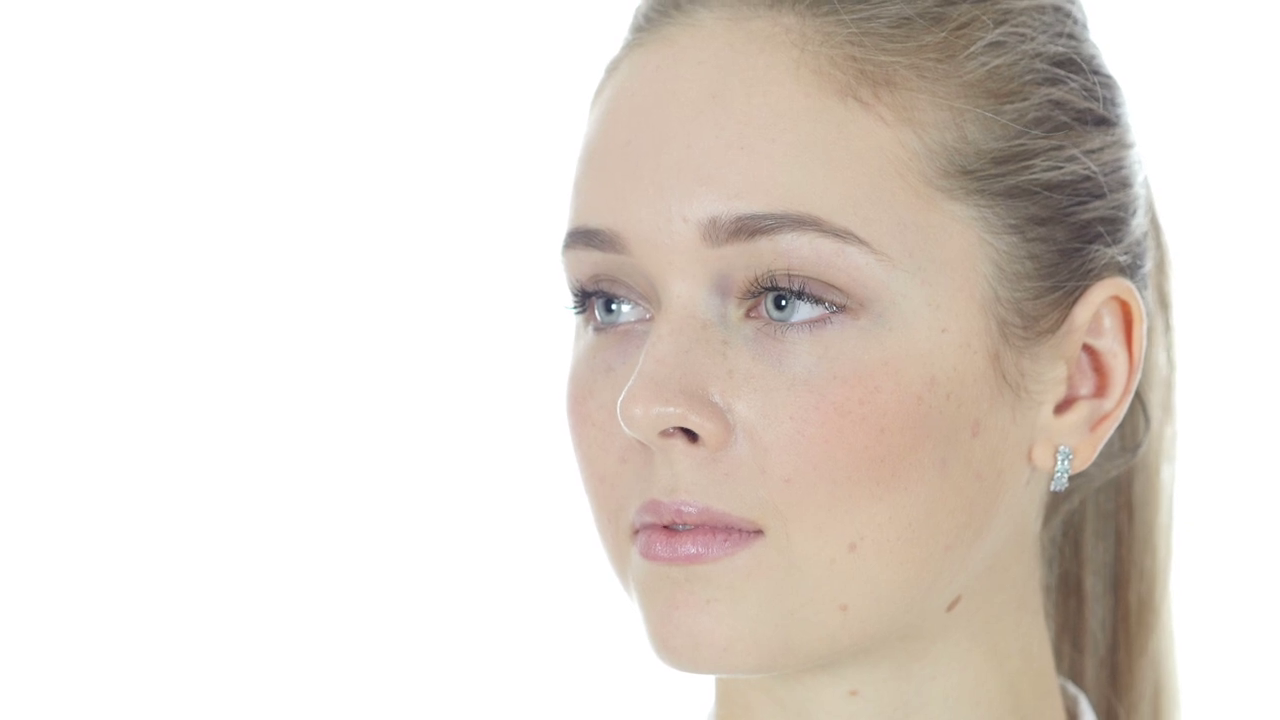
#> input picture frame 21 of face1.mp4, 1280 x 720 px, given in place of face2.mp4, which was not available
$ python 'face detection.py'
#> lines starting #> are read from the running program, lines starting #| are printed output that depends on the picture; after the words box and inside, x2 and y2 are one past the last pixel; in counts of white or black regions, pixels touching at a corner belong together; pictures that were not available may be replaced by others from this repository, and a replacement may not be noted
import pathlib
import cv2

cascade_path = cv2.data.haarcascades + "haarcascade_frontalface_default.xml"
clf = cv2.CascadeClassifier(str(cascade_path))

#camera = cv2.VideoCapture(0)
camera = cv2.VideoCapture(r"C:\Users\HP\OneDrive\Bureau\votre-projet\face2.mp4")

while True:
    ret, frame = camera.read()
#> frame is the input picture: shape (720, 1280, 3); mean B, G, R 210.6, 217.6, 225.8
    if not ret:
        break
    gray = cv2.cvtColor(frame, cv2.COLOR_BGR2GRAY)
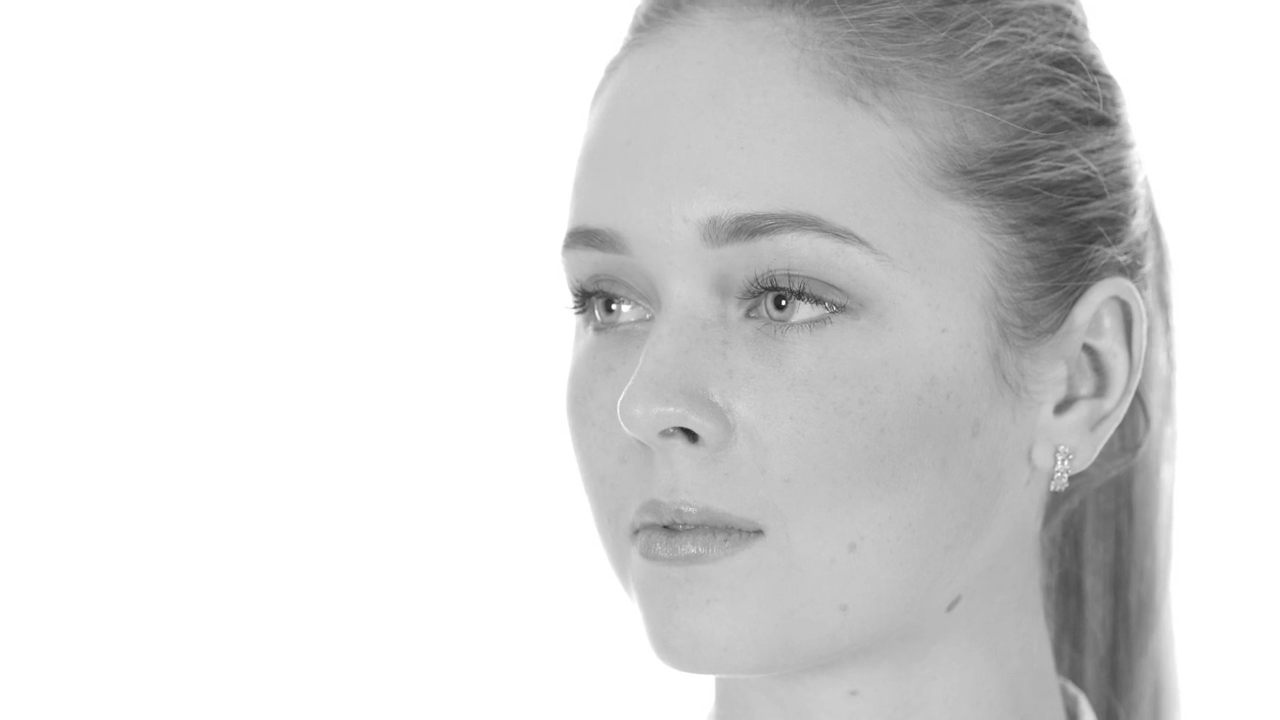
#> gray: shape (720, 1280); min 32, max 255, mean 219.2
    faces = clf.detectMultiScale(
        gray,
        scaleFactor=1.1,
        minNeighbors=5,
        minSize=(30, 30),
        flags=cv2.CASCADE_SCALE_IMAGE
    )
#> faces = [[431, 81, 535, 535]]
    for (x, y, width, height) in faces:
        cv2.rectangle(frame, (x, y), (x + width, y + height), (0, 0, 255), 2)
#> this loop made 1 pass
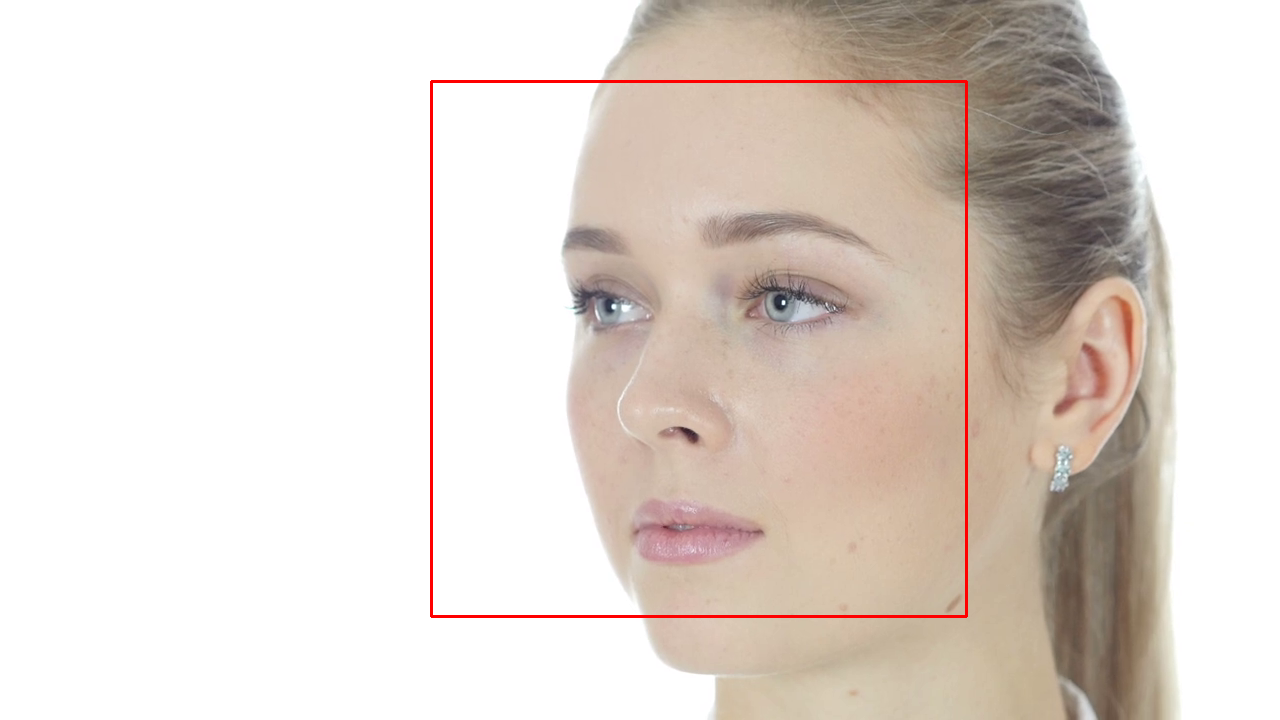
#> frame: shape (720, 1280, 3); 0.7% of pixels changed, all inside (x1, y1, x2, y2) = (430, 80, 968, 618)

    cv2.imshow("Frame", frame)
    if cv2.waitKey(1) & 0xFF == ord('q'):
#> (key q is pressed here)
        break

camera.release()
cv2.destroyAllWindows()

$ run again, starting later in the video
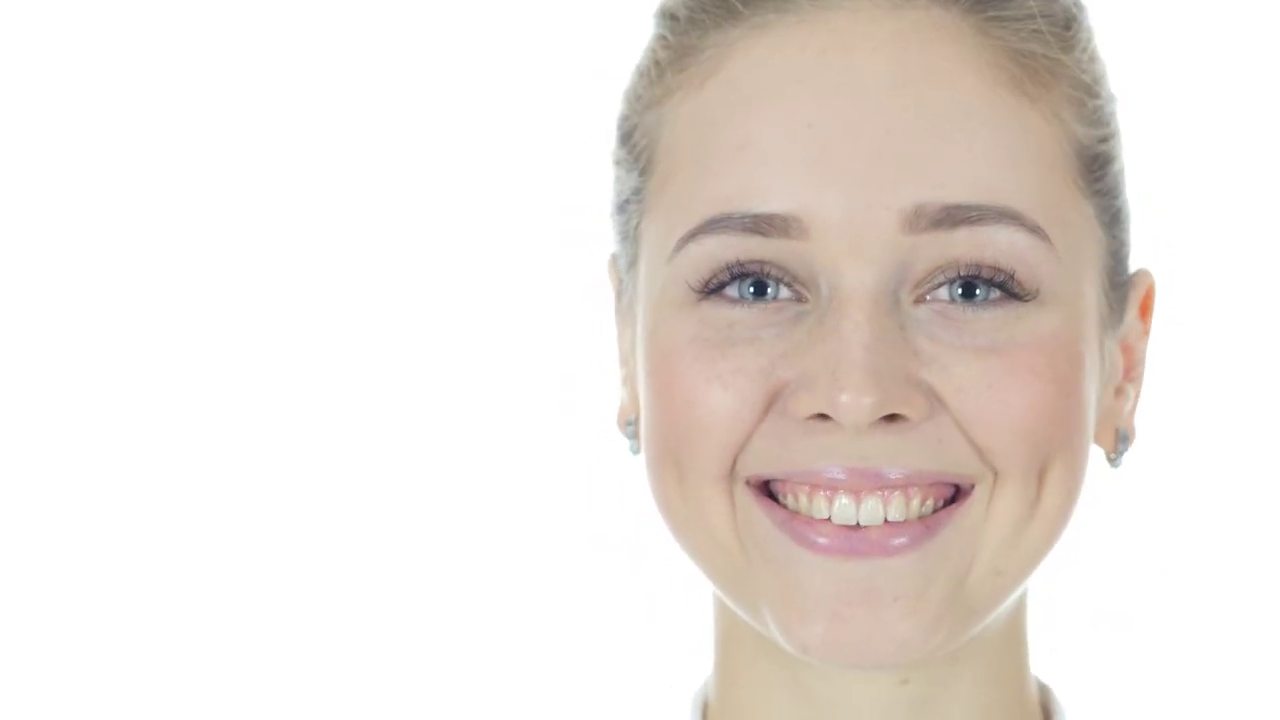
#> input picture frame 98 of face1.mp4, 1280 x 720 px, given in place of face2.mp4, which was not available
#> frame is the input picture: shape (720, 1280, 3); mean B, G, R 222.3, 227.5, 234.9
#> `gray = cv2.cvtColor(frame, cv2.COLOR_BGR2GRAY)`:
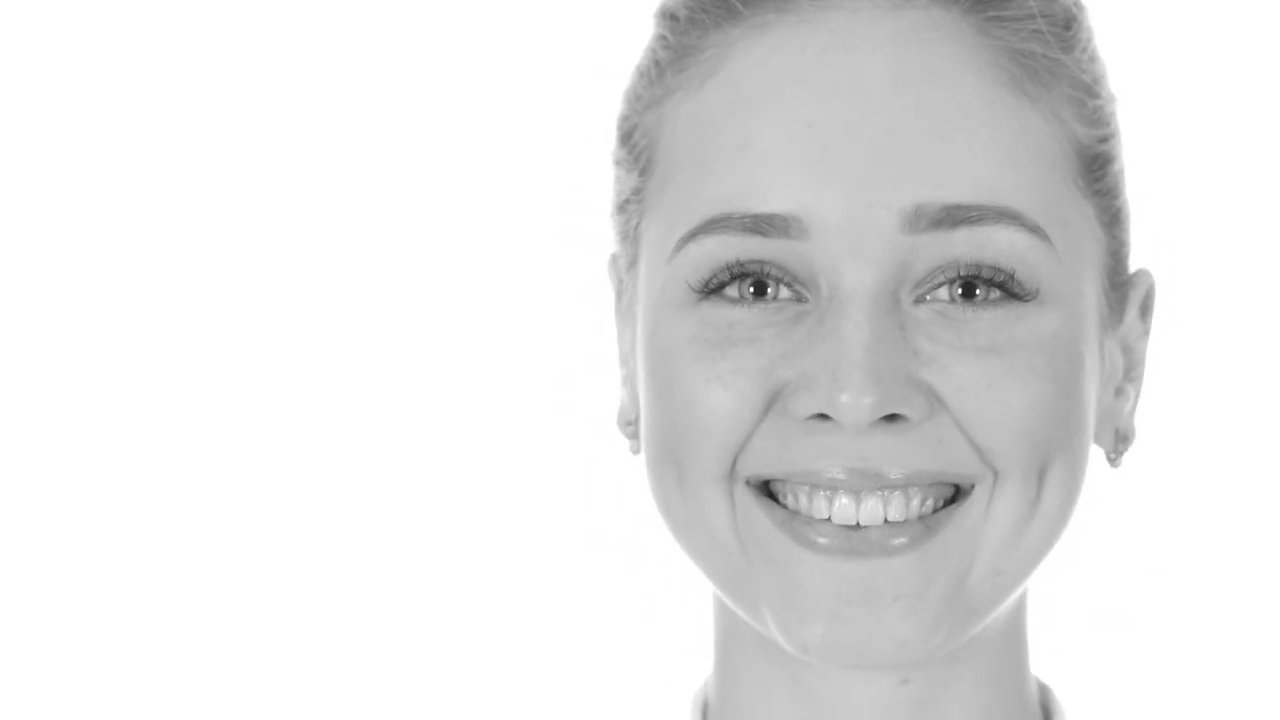
#> gray: shape (720, 1280); min 31, max 255, mean 229.1
#> faces = [[563, 53, 603, 603]]
#> the loop `for (x, y, width, height) in faces:` made 1 pass
#> after the loop `for (x, y, width, height) in faces:`:
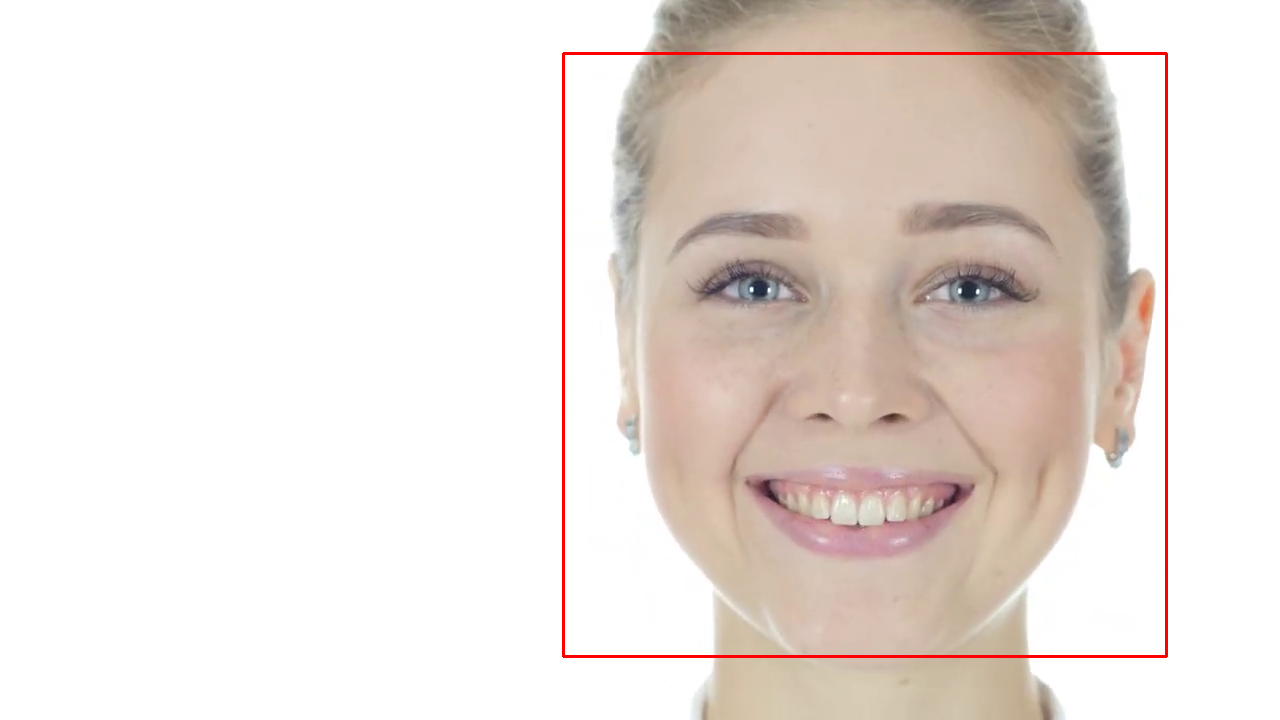
#> frame: shape (720, 1280, 3); 0.78% of pixels changed, all inside (x1, y1, x2, y2) = (562, 52, 1168, 658)

$ run again, starting later in the video
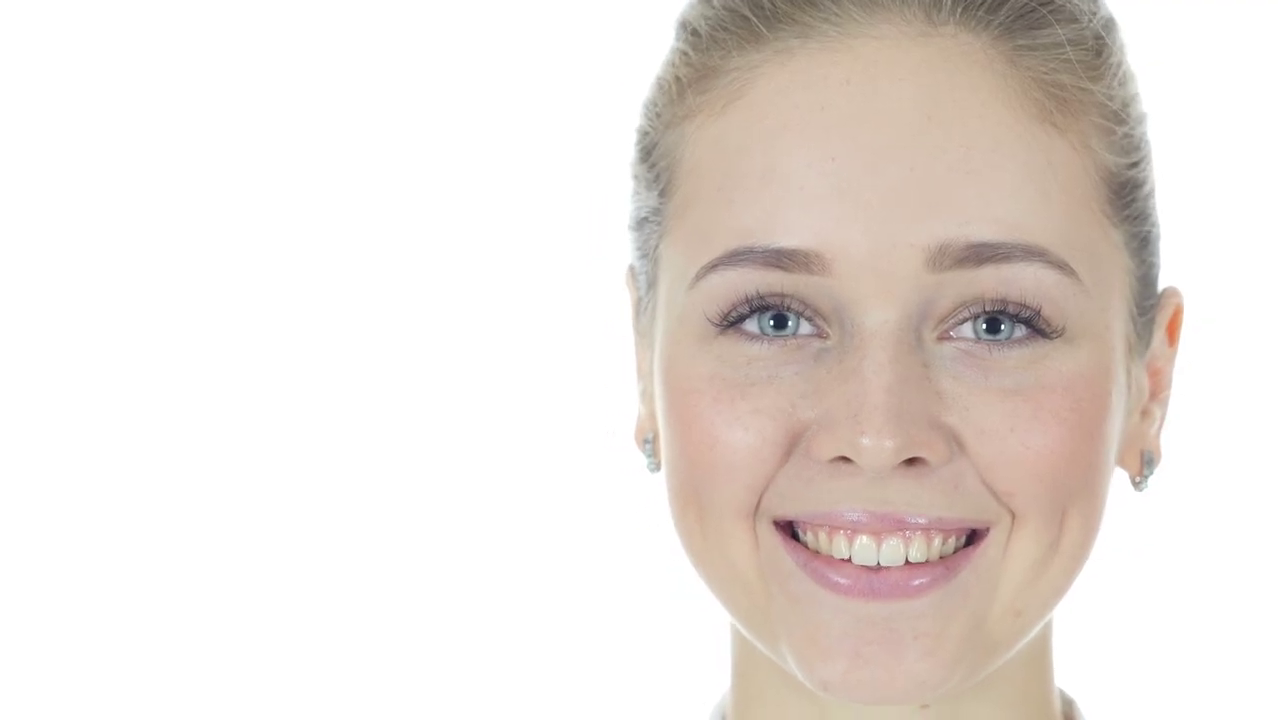
#> input picture frame 175 of face1.mp4, 1280 x 720 px, given in place of face2.mp4, which was not available
#> frame is the input picture: shape (720, 1280, 3); mean B, G, R 220.6, 225.6, 233.3
#> `gray = cv2.cvtColor(frame, cv2.COLOR_BGR2GRAY)`:
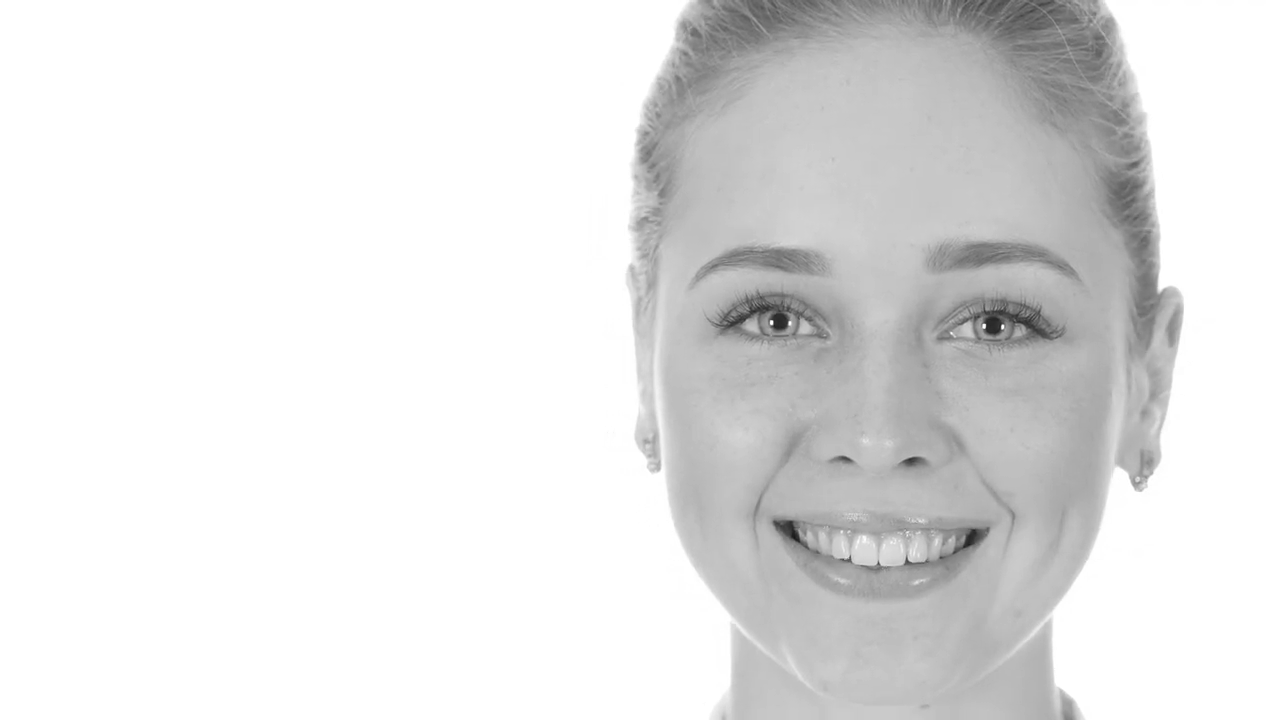
#> gray: shape (720, 1280); min 23, max 255, mean 227.4
#> faces = [[593, 87, 585, 585]]
#> the loop `for (x, y, width, height) in faces:` made 1 pass
#> after the loop `for (x, y, width, height) in faces:`:
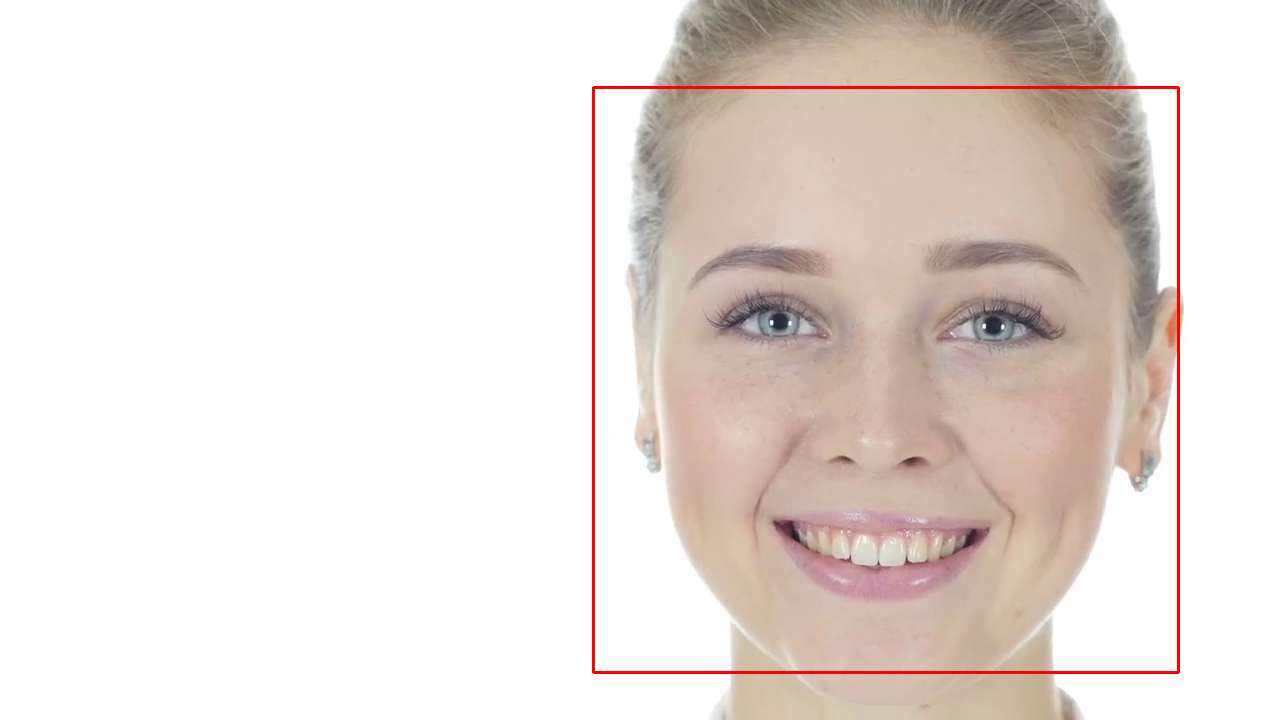
#> frame: shape (720, 1280, 3); 0.76% of pixels changed, all inside (x1, y1, x2, y2) = (592, 86, 1180, 674)
